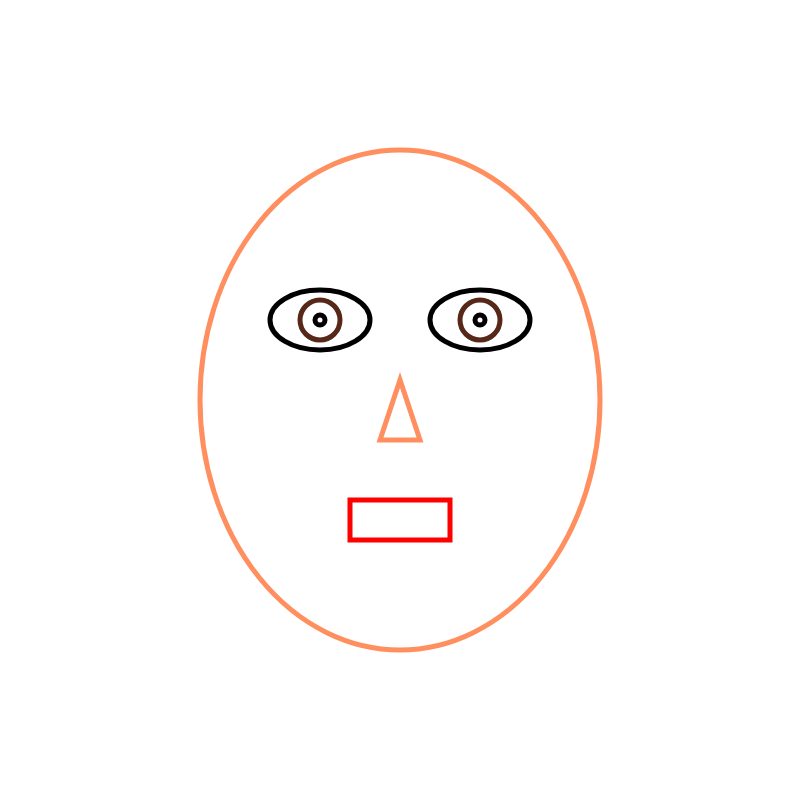
Frame 1 (no input)
Frame 60 (no input): identical to frame 1, image omitted
Frame 120 (the mouse pressed at the canvas centre since frame 60): identical to frame 1, image omitted

The p5.js sketch that drew this single still picture (run headless with seeded random() and noise() and a simulated clock; from frame 60 on, the mouse is pressed at the canvas centre):

// p5.js sketch
// ── sketch.js
/*1. Use rectas, rectángulos y elipses para pintar un esquema de un rostro: cabeza, ojos, naríz y boca.*/

function setup(){
  createCanvas(800, 800);
}

function draw(){
    background(255);

    stroke(255, 143, 94);
    strokeWeight(5);
    ellipse(400, 400, 400, 500);
    stroke(0);
    ellipse(320, 320, 100, 60);
    ellipse(480, 320, 100, 60);
    stroke(85, 40, 25);
    ellipse(320, 320, 40, 40);
    ellipse(480, 320, 40, 40);
    stroke(0);
    ellipse(320, 320, 10, 10);
    ellipse(480, 320, 10, 10);
    stroke(255, 143, 94);
    triangle(400, 380, 380, 440,420, 440);
    stroke(255, 0, 0);
    rect(350, 500, 100, 40);
}
